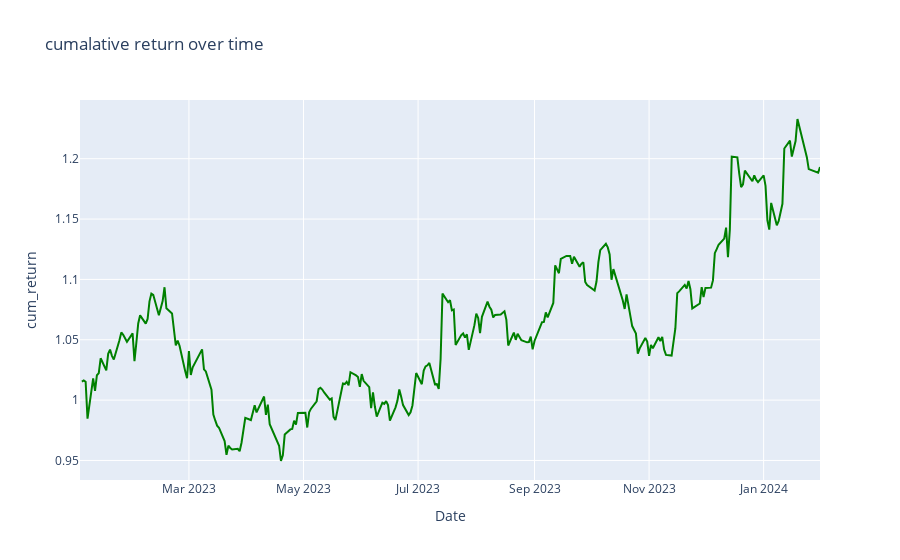

Notebook cell for this chart:
### Code cell
fn.simple_line_chart(dataframe=df,feature='cum_return',color='green',name='cumalative return over time')

### Figure 1 — Plotly figure (JSON) as saved in the notebook; plotly's stock layout.template omitted (floating-point values rounded to 4 significant figures; data arrays with more than 128 entries replaced by an {"elided": "..."} marker saying what was removed)
{"data": [{"line": {"color": "green"}, "mode": "lines", "name": "cumalative return over time", "type": "scatter", "x": {"elided": "266 str values"}, "y": {"elided": "266 float values"}}], "layout": {"title": {"text": "cumalative return over time"}, "xaxis": {"title": {"text": "Date"}}, "yaxis": {"title": {"text": "cum_return"}}}}
